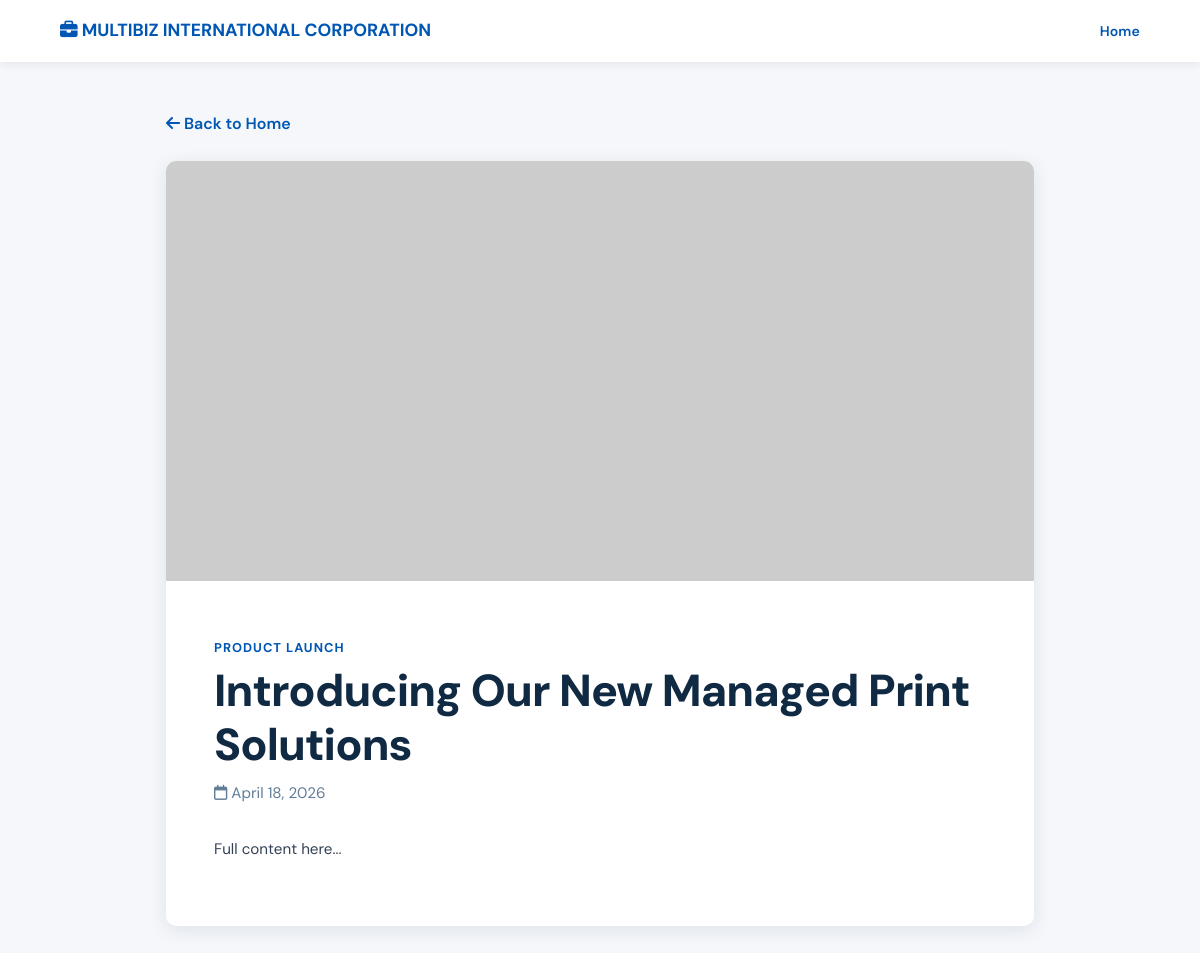
Screenshot of /news_details.php?id=2 with the database file from the repository.
### app/models.py (models this page shows)
class CmsNews(models.Model):
    id = models.AutoField(primary_key=True)
    title = models.CharField(max_length=255)
    category = models.CharField(max_length=100, null=True, blank=True)
    excerpt = models.TextField(null=True, blank=True)
    content = models.TextField(null=True, blank=True)
    image_path = models.CharField(max_length=255, null=True, blank=True)
    news_date = models.DateField(null=True, blank=True)
    is_featured = models.BooleanField(default=False)
    is_active = models.BooleanField(default=True)
    views = models.IntegerField(default=0)
    created_at = models.DateTimeField(null=True, default=timezone.now)
    updated_at = models.DateTimeField(null=True, auto_now=True)
    class Meta:
        db_table = 'cms_news'

### app/views/views_public.py (the view)
# urls.py: re_path(r'^(?:frontend/)?news_details\.php$', views_public.news_details_view, name='news_details'),
def news_details_view(request):
    news_id = request.GET.get('id')
    article = get_object_or_404(CmsNews, pk=news_id, is_active=True)
    article.views = (article.views or 0) + 1
    article.save(update_fields=['views'])
    context = {
        'page_title': f'{article.title} - MULTIBIZ INTERNATIONAL CORPORATION',
        'current_page': 'news_details.php',
        'article': article,
    }
    return render(request, 'public/news_details.html', context)

### app/request_utils.py (called while the page is built)
def is_public_page_view(view_func):
    return (
        getattr(view_func, '__module__', '') == 'app.views.views_public'
        and getattr(view_func, '__name__', '') in PUBLIC_PAGE_VIEW_NAMES
    )

### templates/public/news_details.html (shortened to what this page needs)
<!DOCTYPE html>
<html lang="en">
<head>
    <link rel="preload" href="https://cdnjs.cloudflare.com/ajax/libs/font-awesome/6.4.0/css/all.min.css" as="style" onload="this.onload=null;this.rel='stylesheet'">
    <link rel="stylesheet" href="/static/css/typography.css">
</head>
<body>
    <nav class="navbar">
        <a href="/" class="brand"><i class="fas fa-briefcase"></i> MULTIBIZ INTERNATIONAL CORPORATION</a>
        <a href="/" class="nav-link">Home</a>
    </nav>
    <main class="container">
        <a href="/" class="back-link"><i class="fas fa-arrow-left"></i> Back to Home</a>
        <article class="article">
            {% if article.image_path %}
                <img class="card-image" src="{{ article.image_path }}" alt="{{ article.title }}" width="800" height="420" style="width: 100%; height: auto; max-height: 420px; object-fit: cover;" decoding="async">
            {% endif %}
            <div class="article-body">
                {% if article.category %}<div class="category">{{ article.category }}</div>{% endif %}
                <h1>{{ article.title }}</h1>
                <p class="date">
                    <i class="far fa-calendar"></i>
                    {% if article.news_date %}{{ article.news_date|date:"F d, Y" }}{% else %}Recent update{% endif %}
                </p>
                <div class="content">{% if article.content %}{{ article.content|linebreaks }}{% else %}{{ article.excerpt|linebreaks }}{% endif %}</div>
            </div>
        </article>
    </main>
</body>
</html>

### static/css/typography.css (style rules this page uses)
:root { --font-primary: 'DM Sans', -apple-system, BlinkMacSystemFont, 'Segoe UI', Roboto, sans-serif; --font-body: var(--font-primary); --font-sans: var(--font-primary); --font-display: 'Playfair Display', Georgia, Cambria, 'Times New Roman', serif; --font-serif: var(--font-display); --font-brand: 'Poppins', 'DM Sans', sans-serif; --font-mono: 'JetBrains Mono', 'SFMono-Regular', Menlo, Monaco, Consolas, monospace; --text-2xs: 0.68rem; --text-xs: 0.75rem; --text-sm: 0.85rem; --text-base: 0.95rem; --text-md: 1.05rem; --text-lg: 1.15rem; --text-xl: 1.35rem; --text-2xl: 1.75rem; --text-3xl: 2.25rem; --text-4xl: clamp(2.4rem, 5vw, 3.8rem); --weight-light: 300; --weight-regular: 400; --weight-medium: 500; --weight-semibold: 600; --weight-bold: 700; --weight-extrabold: 800; --tracking-tighter: -0.035em; --tracking-tight: -0.02em; --tracking-normal: 0; --tracking-wide: 0.015em; --tracking-wider: 0.03em; --tracking-caps: 0.06em; --leading-none: 1.0; --leading-tight: 1.15; --leading-snug: 1.3; --leading-normal: 1.6; --leading-relaxed: 1.75; }
html, body { font-family: var(--font-primary); font-size: 16px; font-weight: var(--weight-regular); line-height: var(--leading-normal); color: #334155; text-rendering: optimizeLegibility; -webkit-font-smoothing: antialiased; -moz-osx-font-smoothing: grayscale; }
h1, .h1, .text-h1 { font-family: var(--font-primary); font-size: var(--text-3xl); font-weight: var(--weight-extrabold); line-height: var(--leading-tight); letter-spacing: var(--tracking-tight); color: #0f172a; }
p, .text-body { font-family: var(--font-primary); font-size: var(--text-base); font-weight: var(--weight-regular); line-height: var(--leading-normal); color: #334155; margin-bottom: 1rem; }
.navbar-menu a, .nav-link, .nav-item { font-family: var(--font-primary); font-size: 0.88rem; font-weight: var(--weight-semibold); letter-spacing: 0.01em; line-height: var(--leading-none); }

### templates/public/news_details.html (style rules this page uses)
* { box-sizing: border-box; }
body { margin: 0; background: #f5f7fa; color: #243447; font-family: var(--font-primary); line-height: 1.7; }
.navbar { display: flex; align-items: center; justify-content: space-between; gap: 1rem; padding: 1rem 5%; background: #ffffff; box-shadow: 0 2px 10px rgba(0, 0, 0, 0.08); }
.brand, .nav-link { color: #0056b3; text-decoration: none; }
.brand { font-size: 1.1rem; font-weight: 700; }
.nav-link { font-weight: 600; }
.container { max-width: 900px; margin: 0 auto; padding: 3rem 1rem; }
.back-link { color: #0056b3; text-decoration: none; font-weight: 600; }
.article { margin-top: 1.5rem; overflow: hidden; background: #ffffff; border-radius: 10px; box-shadow: 0 4px 18px rgba(16, 42, 67, 0.1); }
.article-body { padding: clamp(1.5rem, 5vw, 3rem); }
.category { color: #0056b3; font-size: 0.8rem; font-weight: 700; letter-spacing: 0.08em; text-transform: uppercase; }
h1 { margin: 0.4rem 0 0.5rem; color: #102a43; font-size: clamp(1.8rem, 5vw, 2.8rem); line-height: 1.2; }
.date { color: #627d98; margin: 0 0 2rem; }
.content { color: #334e68; white-space: normal; }

### rows the page displays
CmsNews: category "PRODUCT LAUNCH", title "Introducing Our New Managed Print Solutions", news_date "April 18, 2026", content "Full content here..."
